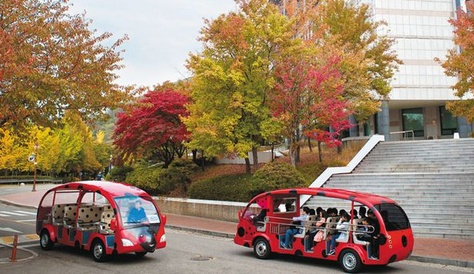
#> input picture lab01/input/samples/bus.jpg, 474 x 274 px, shrunk from 616 x 356 before the run
$ python lab01_numpy.py
#> lines starting #> are read from the running program, lines starting #| are printed output that depends on the picture; after the words box and inside, x2 and y2 are one past the last pixel; in counts of white or black regions, pixels touching at a corner belong together
### lab01/src/lab01_utils.py
import os
import csv
import math
import logging
from typing import List, Tuple, Dict, Optional

import cv2
import numpy as np
import matplotlib
matplotlib.use("Agg")  # Non-interactive backend for saving figures
import matplotlib.pyplot as plt


# -----------------------------
# Logging
# -----------------------------
_LOGGER: Optional[logging.Logger] = None


def get_logger() -> logging.Logger:
    global _LOGGER
    if _LOGGER is not None:
        return _LOGGER

    logger = logging.getLogger("lab01")
    logger.setLevel(logging.INFO)
    # Avoid duplicate handlers in interactive runs
    if not logger.handlers:
        log_path = os.path.abspath(os.path.join(os.path.dirname(__file__), "..", "run.log"))
        os.makedirs(os.path.dirname(log_path), exist_ok=True)

        formatter = logging.Formatter(
            fmt="%(asctime)s [%(levelname)s] %(message)s",
            datefmt="%Y-%m-%d %H:%M:%S",
        )

        sh = logging.StreamHandler()
        sh.setLevel(logging.INFO)
        sh.setFormatter(formatter)
        logger.addHandler(sh)

        fh = logging.FileHandler(log_path)
        fh.setLevel(logging.INFO)
        fh.setFormatter(formatter)
        logger.addHandler(fh)

    _LOGGER = logger
    return logger


def log_io(logger: logging.Logger, title: str, img_in: Optional[np.ndarray], img_out: Optional[np.ndarray], extra: Dict[str, object]) -> None:
    parts: List[str] = [f"{title}"]
    if img_in is not None:
        parts.append(f"in_shape={tuple(img_in.shape)} in_dtype={img_in.dtype}")
    if img_out is not None:
        parts.append(f"out_shape={tuple(img_out.shape)} out_dtype={img_out.dtype}")
    for k, v in extra.items():
        parts.append(f"{k}={v}")
    logger.info(" | ".join(parts))


# -----------------------------
# I/O helpers
# -----------------------------
def read_image_bgr(path: str) -> np.ndarray:
    logger = get_logger()
    img = cv2.imread(path, cv2.IMREAD_UNCHANGED)
    if img is None:
        raise FileNotFoundError(f"이미지를 읽을 수 없습니다: {path}")
    log_io(logger, "read_image", None, img, {"path": os.path.abspath(path)})
    return img


def save_image(path: str, img: np.ndarray) -> None:
    logger = get_logger()
    os.makedirs(os.path.dirname(path), exist_ok=True)
    ok = cv2.imwrite(path, img)
    if not ok:
        raise IOError(f"이미지를 저장할 수 없습니다: {path}")
    log_io(logger, "save_image", img, None, {"path": os.path.abspath(path)})


def ensure_color_bgr(img: np.ndarray) -> np.ndarray:
    # Avoid cv2.cvtColor to keep Part B free of OpenCV processing fns
    if img.ndim == 2:
        return np.repeat(img[..., None], 3, axis=2)
    return img


def stack_side_by_side(images: List[np.ndarray]) -> np.ndarray:
    if not images:
        raise ValueError("이미지 리스트가 비어 있습니다")
    normed: List[np.ndarray] = []
    for im in images:
        if im.ndim == 2:
            im = cv2.cvtColor(im, cv2.COLOR_GRAY2BGR)
        normed.append(im)
    # Height alignment by padding if necessary
    heights = [im.shape[0] for im in normed]
    max_h = max(heights)
    padded: List[np.ndarray] = []
    for im in normed:
        if im.shape[0] == max_h:
            padded.append(im)
        else:
            pad = np.zeros((max_h - im.shape[0], im.shape[1], 3), dtype=im.dtype)
            padded.append(np.vstack([im, pad]))
    return np.hstack(padded)


# -----------------------------
# Metrics
# -----------------------------
# [34 lines left out: functions compute_mse, compute_psnr, diff_image, write_csv, not called in this run]


# -----------------------------
# Plot helpers
# -----------------------------
def save_histogram_plot_gray(hist: np.ndarray, out_path: str, title: str) -> None:
    fig = plt.figure(figsize=(6, 4))
    plt.plot(hist, color="k")
    plt.xlim([0, 255])
    plt.title(title)
    plt.xlabel("Intensity")
    plt.ylabel("Count")
    plt.tight_layout()
    os.makedirs(os.path.dirname(out_path), exist_ok=True)
    fig.savefig(out_path, dpi=150)
    plt.close(fig)


def save_histogram_plot_bgr(h_b: np.ndarray, h_g: np.ndarray, h_r: np.ndarray, out_path: str, title: str) -> None:
    fig = plt.figure(figsize=(6, 4))
    plt.plot(h_b, color="b", label="B")
    plt.plot(h_g, color="g", label="G")
    plt.plot(h_r, color="r", label="R")
    plt.legend(loc="upper right")
    plt.xlim([0, 255])
    plt.title(title)
    plt.xlabel("Intensity")
    plt.ylabel("Count")
    plt.tight_layout()
    os.makedirs(os.path.dirname(out_path), exist_ok=True)
    fig.savefig(out_path, dpi=150)
    plt.close(fig)


# -----------------------------
# Dataset helpers
# -----------------------------
def list_input_images(base_dir: str) -> List[str]:
    paths: List[str] = []
    for sub in ["samples", "personal"]:
        dir_path = os.path.join(base_dir, sub)
        if not os.path.isdir(dir_path):
            continue
        for name in sorted(os.listdir(dir_path)):
            if name.lower().endswith((".png", ".jpg", ".jpeg", ".bmp", ".tif", ".tiff")):
                paths.append(os.path.join(dir_path, name))
#> pass 2 of the loop in list_input_images, `for sub in ["samples", "personal"]:`:
    return paths


def make_output_path(base_out_dir: str, stem: str, suffix: str) -> str:
    filename = f"{stem}__{suffix}.png"
    return os.path.join(base_out_dir, filename)


def get_stem(path: str) -> str:
    name = os.path.basename(path)
    stem, _ = os.path.splitext(name)
    return stem

### lab01/src/lab01_numpy.py
import os
from typing import Tuple, List

import numpy as np

from lab01_utils import (
    get_logger,
    log_io,
    read_image_bgr,
    save_image,
    ensure_color_bgr,
    stack_side_by_side,
    save_histogram_plot_gray,
    save_histogram_plot_bgr,
    list_input_images,
    get_stem,
)


# -----------------------------
# Part B — NumPy-only implementations (no OpenCV processing fns)
# Allowed: cv2.imread/cv2.imwrite in utils only for I/O
# -----------------------------
def numpy_grayscale(img_bgr: np.ndarray) -> np.ndarray:
    logger = get_logger()
    b = img_bgr[:, :, 0].astype(np.float32)
    g = img_bgr[:, :, 1].astype(np.float32)
    r = img_bgr[:, :, 2].astype(np.float32)
    gray = 0.114 * b + 0.587 * g + 0.299 * r
    gray = np.clip(np.round(gray), 0, 255).astype(np.uint8)
    log_io(logger, "numpy_grayscale", img_bgr, gray, {})
    return gray


def numpy_threshold(gray: np.ndarray, threshold_value: int) -> np.ndarray:
    logger = get_logger()
    out = np.where(gray >= threshold_value, 255, 0).astype(np.uint8)
    log_io(logger, "numpy_threshold", gray, out, {"t": threshold_value})
    return out


# [4 lines left out: function _create_grid, not called in this run]


def numpy_resize_nearest(img: np.ndarray, fx: float, fy: float) -> np.ndarray:
    logger = get_logger()
    in_h, in_w = img.shape[:2]
    out_h = max(1, int(round(in_h * fy)))
    out_w = max(1, int(round(in_w * fx)))

    x_out = np.arange(out_w)
    y_out = np.arange(out_h)
    x_grid, y_grid = np.meshgrid(x_out, y_out)

    # inverse mapping
    x_src = np.clip(np.round(x_grid / fx), 0, in_w - 1).astype(np.int64)
    y_src = np.clip(np.round(y_grid / fy), 0, in_h - 1).astype(np.int64)

    if img.ndim == 2:
        out = img[y_src, x_src]
    else:
        out = img[y_src, x_src, :]
    out = out.astype(img.dtype)
    log_io(logger, "numpy_resize_nearest", img, out, {"fx": fx, "fy": fy})
    return out


def numpy_resize_bilinear(img: np.ndarray, fx: float, fy: float) -> np.ndarray:
    logger = get_logger()
    in_h, in_w = img.shape[:2]
    out_h = max(1, int(round(in_h * fy)))
    out_w = max(1, int(round(in_w * fx)))

    x_out = np.arange(out_w)
    y_out = np.arange(out_h)
    x_grid, y_grid = np.meshgrid(x_out, y_out)

    x_src = (x_grid + 0.5) / fx - 0.5
    y_src = (y_grid + 0.5) / fy - 0.5

    x0 = np.floor(x_src).astype(np.int64)
    x1 = x0 + 1
    y0 = np.floor(y_src).astype(np.int64)
    y1 = y0 + 1

    x0 = np.clip(x0, 0, in_w - 1)
    x1 = np.clip(x1, 0, in_w - 1)
    y0 = np.clip(y0, 0, in_h - 1)
    y1 = np.clip(y1, 0, in_h - 1)

    wx = (x_src - x0).astype(np.float32)
    wy = (y_src - y0).astype(np.float32)

    def gather(im: np.ndarray, yy: np.ndarray, xx: np.ndarray) -> np.ndarray:
        if im.ndim == 2:
            return im[yy, xx]
        return im[yy, xx, :]

    Ia = gather(img, y0, x0)
    Ib = gather(img, y0, x1)
    Ic = gather(img, y1, x0)
    Id = gather(img, y1, x1)

    wa = (1 - wx) * (1 - wy)
    wb = wx * (1 - wy)
    wc = (1 - wx) * wy
    wd = wx * wy

    if img.ndim == 2:
        out = wa * Ia + wb * Ib + wc * Ic + wd * Id
    else:
        wa = wa[..., None]
        wb = wb[..., None]
        wc = wc[..., None]
        wd = wd[..., None]
        out = wa * Ia.astype(np.float32) + wb * Ib.astype(np.float32) + wc * Ic.astype(np.float32) + wd * Id.astype(np.float32)

    out = np.clip(np.round(out), 0, 255).astype(img.dtype)
    log_io(logger, "numpy_resize_bilinear", img, out, {"fx": fx, "fy": fy})
    return out


def numpy_flip(img: np.ndarray, axis: int) -> np.ndarray:
    logger = get_logger()
    if axis == 0:
        out = img[::-1, ...]
    elif axis == 1:
        out = img[:, ::-1, ...]
    elif axis == -1:
        out = img[::-1, ::-1, ...]
    else:
        raise ValueError("axis must be 0, 1, or -1")
    log_io(logger, "numpy_flip", img, out, {"axis": axis})
    return out


def numpy_rotate_multiples(img: np.ndarray, deg: int) -> np.ndarray:
    logger = get_logger()
    d = deg % 360
    if d == 0:
        out = img.copy()
    elif d == 90:
        out = np.flipud(np.transpose(img, (1, 0, 2)) if img.ndim == 3 else img.T)
    elif d == 180:
        out = img[::-1, ::-1, ...]
    elif d == 270:
        out = np.transpose(np.flipud(img), (1, 0, 2)) if img.ndim == 3 else np.flipud(img).T
    else:
        raise ValueError("deg must be multiple of 90")
    log_io(logger, "numpy_rotate_multiples", img, out, {"deg": deg})
    return out


def _rotation_matrix(cx: float, cy: float, deg: float) -> np.ndarray:
    a = np.deg2rad(deg)
    cos_a = np.cos(a)
    sin_a = np.sin(a)
    M = np.array([[cos_a, -sin_a, (1 - cos_a) * cx + sin_a * cy],
                  [sin_a,  cos_a, (1 - cos_a) * cy - sin_a * cx]], dtype=np.float32)
    return M


def _rotation_bounds(w: int, h: int, angle_deg: float) -> Tuple[int, int, float, float]:
    angle = np.deg2rad(angle_deg)
    cos_a = abs(np.cos(angle))
    sin_a = abs(np.sin(angle))
    new_w = int(np.ceil(w * cos_a + h * sin_a))
    new_h = int(np.ceil(w * sin_a + h * cos_a))
    tx = (new_w - w) / 2.0
    ty = (new_h - h) / 2.0
    return new_w, new_h, tx, ty


def _warp_affine_numpy(img: np.ndarray, M: np.ndarray, out_w: int, out_h: int, method: str = "nearest") -> np.ndarray:
    # inverse mapping: for each dst (x, y) find src (u, v)
    y_out = np.arange(out_h)
    x_out = np.arange(out_w)
    x_grid, y_grid = np.meshgrid(x_out, y_out)
    ones = np.ones_like(x_grid, dtype=np.float32)
    dst = np.stack([x_grid.astype(np.float32), y_grid.astype(np.float32), ones], axis=-1)  # (H, W, 3)
    Minv = np.zeros((3, 3), dtype=np.float32)
    Minv[:2, :] = M
    Minv[2, 2] = 1.0
    Minv = np.linalg.inv(Minv)
    src = dst @ Minv.T  # (H, W, 3)
    u = src[..., 0]
    v = src[..., 1]

    in_h, in_w = img.shape[:2]
    if method == "nearest":
        xs = np.clip(np.round(u), 0, in_w - 1).astype(np.int64)
        ys = np.clip(np.round(v), 0, in_h - 1).astype(np.int64)
        if img.ndim == 2:
            out = img[ys, xs]
        else:
            out = img[ys, xs, :]
        return out.astype(img.dtype)

    # bilinear
    x0 = np.floor(u).astype(np.int64)
    x1 = x0 + 1
    y0 = np.floor(v).astype(np.int64)
    y1 = y0 + 1
    x0 = np.clip(x0, 0, in_w - 1)
    x1 = np.clip(x1, 0, in_w - 1)
    y0 = np.clip(y0, 0, in_h - 1)
    y1 = np.clip(y1, 0, in_h - 1)
    wx = (u - x0).astype(np.float32)
    wy = (v - y0).astype(np.float32)

    def gather(im: np.ndarray, yy: np.ndarray, xx: np.ndarray) -> np.ndarray:
        if im.ndim == 2:
            return im[yy, xx]
        return im[yy, xx, :]

    Ia = gather(img, y0, x0).astype(np.float32)
    Ib = gather(img, y0, x1).astype(np.float32)
    Ic = gather(img, y1, x0).astype(np.float32)
    Id = gather(img, y1, x1).astype(np.float32)

    wa = (1 - wx) * (1 - wy)
    wb = wx * (1 - wy)
    wc = (1 - wx) * wy
    wd = wx * wy

    if img.ndim == 2:
        out = wa * Ia + wb * Ib + wc * Ic + wd * Id
    else:
        wa = wa[..., None]
        wb = wb[..., None]
        wc = wc[..., None]
        wd = wd[..., None]
        out = wa * Ia + wb * Ib + wc * Ic + wd * Id
    out = np.clip(np.round(out), 0, 255).astype(img.dtype)
    return out


def numpy_rotate(img: np.ndarray, angle_deg: float, expand: bool = False, method: str = "nearest") -> np.ndarray:
    logger = get_logger()
    h, w = img.shape[:2]
    cx, cy = w / 2.0, h / 2.0
    M = _rotation_matrix(cx, cy, angle_deg)  # forward mapping matrix
    if not expand:
        out = _warp_affine_numpy(img, M, w, h, method=method)
        log_io(logger, "numpy_rotate_fixed", img, out, {"deg": angle_deg, "expand": expand, "method": method})
        return out
    new_w, new_h, tx, ty = _rotation_bounds(w, h, angle_deg)
    # translate to center of expanded canvas
    M2 = M.copy()
    M2[0, 2] += tx
    M2[1, 2] += ty
    out = _warp_affine_numpy(img, M2, new_w, new_h, method=method)
    log_io(logger, "numpy_rotate_expand", img, out, {"deg": angle_deg, "expand": expand, "method": method})
    return out


def numpy_hist_gray(gray: np.ndarray) -> np.ndarray:
    logger = get_logger()
    hist = np.bincount(gray.flatten(), minlength=256).astype(np.int64)
    log_io(logger, "numpy_hist_gray", gray, None, {})
    return hist


def numpy_hist_bgr(img_bgr: np.ndarray) -> Tuple[np.ndarray, np.ndarray, np.ndarray]:
    logger = get_logger()
    b = img_bgr[:, :, 0]
    g = img_bgr[:, :, 1]
    r = img_bgr[:, :, 2]
    hb = np.bincount(b.flatten(), minlength=256).astype(np.int64)
    hg = np.bincount(g.flatten(), minlength=256).astype(np.int64)
    hr = np.bincount(r.flatten(), minlength=256).astype(np.int64)
    log_io(logger, "numpy_hist_bgr", img_bgr, None, {})
    return hb, hg, hr


def run_part_b(input_dir: str, out_partB: str, out_figures: str) -> None:
    logger = get_logger()
    img_paths = list_input_images(input_dir)
    logger.info(f"Part B(NumPy) 처리 대상 이미지: {len(img_paths)}장")
    for path in img_paths:
        stem = get_stem(path)
        img = read_image_bgr(path)
#> in read_image_bgr, img is the input picture: shape (274, 474, 3); mean B, G, R 103.9, 126.6, 150.9
#> the loop in log_io, `for k, v in extra.items():` made 1 pass
#> k on pass 1: 'path'
#> after the loop in log_io, `for k, v in extra.items():`: parts = 3 items

        # Grayscale
        gray = numpy_grayscale(img)
#> in numpy_grayscale, `gray = 0.114 * b + 0.587 * g + 0.299 * r`:
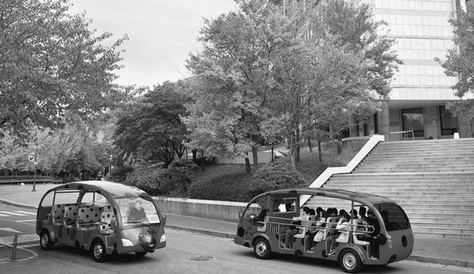
#> gray: shape (274, 474) float32; min 0, max 255, mean 131.3
        save_image(os.path.join(out_partB, f"{stem}__gray_np.png"), gray)
        side = stack_side_by_side([img, ensure_color_bgr(gray)])
#> in stack_side_by_side, `normed: List[np.ndarray] = []`: normed = []
#> the loop in stack_side_by_side, `for im in images:` made 2 passes
#> after the loop in stack_side_by_side, `for im in images:`: normed = 2 items
#> in stack_side_by_side, `heights = [im.shape[0] for im in normed]`: heights = [274, 274]
#> in stack_side_by_side, `max_h = max(heights)`: max_h = 274
#> the loop in stack_side_by_side, `for im in normed:` made 2 passes
#> after the loop in stack_side_by_side, `for im in normed:`: padded = 2 items
#> in stack_side_by_side, `return np.hstack(padded)`:
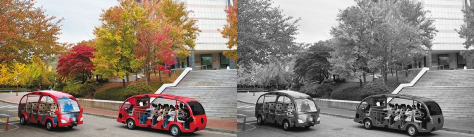
#> returned value: shape (274, 948, 3) (shown at 1/2 size); mean of channels 0, 1, 2 117.6, 128.9, 141.1; drawn as B, G, R
        save_image(os.path.join(out_partB, f"{stem}__gray_side_np.png"), side)

        # Thresholds
        for t in [64, 128, 200]:
            bin_img = numpy_threshold(gray, t)
            save_image(os.path.join(out_partB, f"{stem}__th_{t}_np.png"), bin_img)
#> this loop made 3 passes
#> pass 1, in numpy_threshold, `out = np.where(gray >= threshold_value, 255, 0).astype(np.uint8)`:
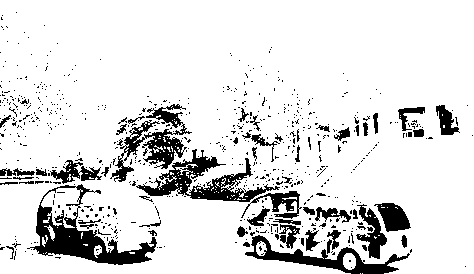
#> out: shape (274, 474); 87% white; 679 black regions (618 under 20 px), largest, box (x1, y1, x2, y2) and area: (27, 184, 157, 265) 3058, (136, 149, 280, 202) 2336, (110, 104, 192, 182) 1870

        # Resize integer scales and arbitrary
        for fx, fy in [(2.0, 2.0), (3.0, 3.0), (1.5, 1.5), (0.75, 0.75)]:
            rn = numpy_resize_nearest(img, fx, fy)
            rb = numpy_resize_bilinear(img, fx, fy)
            save_image(os.path.join(out_partB, f"{stem}__resize_{fx}x{fy}_nearest_np.png"), rn)
            save_image(os.path.join(out_partB, f"{stem}__resize_{fx}x{fy}_bilinear_np.png"), rb)
#> this loop made 4 passes
#> pass 1, in numpy_resize_nearest, `y_src = np.clip(np.round(y_grid / fy), 0, in_h - 1).astype(np.int64)`:
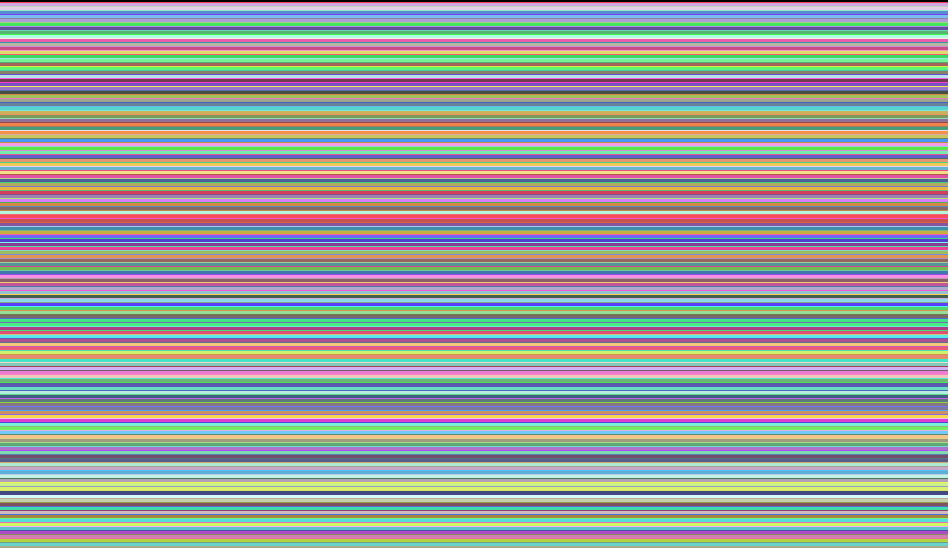
#> y_src: shape (548, 948) int64; 274 distinct labels, from 0 to 273; one colour per label, 0 black

        # Flip
        for axis in [0, 1, -1]:
            f = numpy_flip(img, axis)
            save_image(os.path.join(out_partB, f"{stem}__flip_{axis}_np.png"), f)

        # Rotations
        for d in [90, 180, 270]:
            rr = numpy_rotate_multiples(img, d)
            save_image(os.path.join(out_partB, f"{stem}__rot{d}_np.png"), rr)
        for deg in [33.0, -30.0]:
            rf_n = numpy_rotate(img, deg, expand=False, method="nearest")
            re_n = numpy_rotate(img, deg, expand=True, method="nearest")
            rf_b = numpy_rotate(img, deg, expand=False, method="bilinear")
            re_b = numpy_rotate(img, deg, expand=True, method="bilinear")
            save_image(os.path.join(out_partB, f"{stem}__rot{int(deg)}_fixed_nearest_np.png"), rf_n)
            save_image(os.path.join(out_partB, f"{stem}__rot{int(deg)}_expand_nearest_np.png"), re_n)
            save_image(os.path.join(out_partB, f"{stem}__rot{int(deg)}_fixed_bilinear_np.png"), rf_b)
            save_image(os.path.join(out_partB, f"{stem}__rot{int(deg)}_expand_bilinear_np.png"), re_b)
#> this loop made 2 passes
#> pass 1, in _warp_affine_numpy, `x_grid, y_grid = np.meshgrid(x_out, y_out)`:
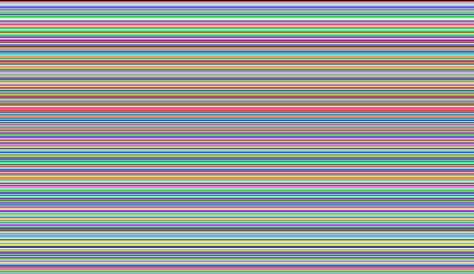
#> y_grid: shape (274, 474) int64; 274 distinct labels, from 0 to 273; one colour per label, 0 black
#> pass 1, in _warp_affine_numpy, `dst = np.stack([x_grid.astype(np.float32), y_grid.astype(np.float32), ..`:
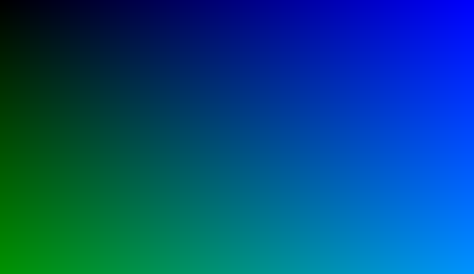
#> dst: shape (274, 474, 3) float32; mean of channels 0, 1, 2 236.3, 136.5, 1; drawn with min black and max white

        # Histograms
        h_gray = numpy_hist_gray(numpy_grayscale(img))
#> in numpy_hist_gray, `hist = np.bincount(gray.flatten(), minlength=256).astype(np.int64)`: hist = 256 values, max 1688 at index 235, min 3 at index 0, mean 507.3
#> h_gray has the same summary as hist in numpy_hist_gray
        save_histogram_plot_gray(h_gray, os.path.join(out_figures, f"{stem}__hist_gray_np.png"), f"Histogram Gray (NumPy) - {stem}")
        hb, hg, hr = numpy_hist_bgr(img)
#> in numpy_hist_bgr, `hb = np.bincount(b.flatten(), minlength=256).astype(np.int64)`: hb = 256 values, max 1870 at index 242, min 31 at index 254, mean 507.3
#> in numpy_hist_bgr, `hg = np.bincount(g.flatten(), minlength=256).astype(np.int64)`: hg = 256 values, max 1717 at index 236, min 28 at index 254, mean 507.3
#> in numpy_hist_bgr, `hr = np.bincount(r.flatten(), minlength=256).astype(np.int64)`: hr = 256 values, max 1269 at index 231, min 3 at index 1, mean 507.3
        save_histogram_plot_bgr(hb, hg, hr, os.path.join(out_figures, f"{stem}__hist_bgr_np.png"), f"Histogram BGR (NumPy) - {stem}")
#> in save_histogram_plot_bgr, `fig.savefig(out_path, dpi=150)`:
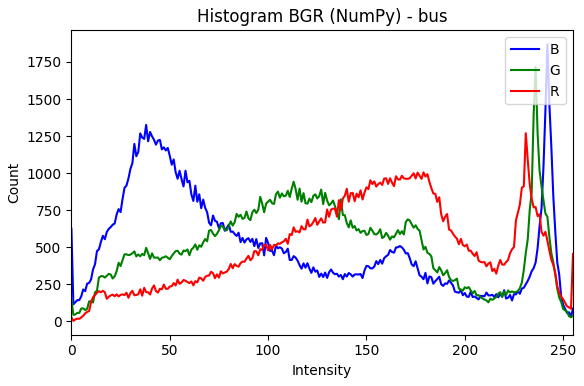
#> figure drawn by matplotlib, 1 panel; curve peaks at x = 242, y = 1870; curve peaks at x = 236, y = 1717; curve peaks at x = 231, y = 1269
#> pass 2 of the loop in run_part_b, `for path in img_paths:`:
#> stem = 'soccer'
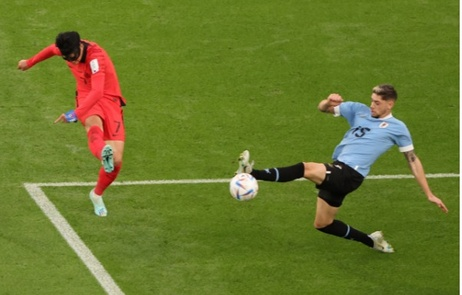
#> input picture lab01/input/samples/soccer.jpg, 462 x 295 px, shrunk from 601 x 384 before the run
#> in read_image_bgr, img is the input picture: shape (295, 462, 3); mean B, G, R 44.5, 119.7, 105.3
#> in numpy_grayscale (call 3), `gray = 0.114 * b + 0.587 * g + 0.299 * r`:
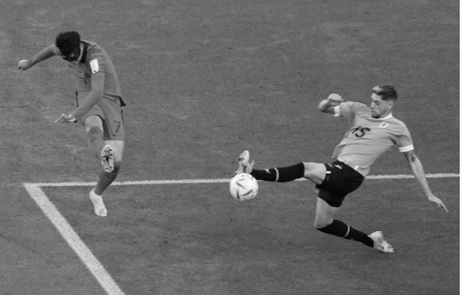
#> gray: shape (295, 462) float32; min 2.37, max 254.5, mean 106.8
#> the loop in stack_side_by_side (call 2), `for im in images:` made 2 passes
#> the loop in stack_side_by_side (call 2), `for im in normed:` made 2 passes
#> the loop in run_part_b, `for d in [90, 180, 270]:` made 3 passes
#> pass 1, in numpy_rotate_multiples (call 4), `out = np.flipud(np.transpose(img, (1, 0, 2)) if img.ndim == 3 else img..`:
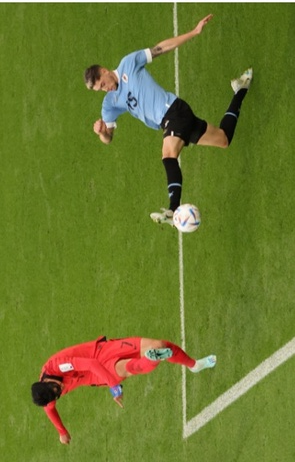
#> out: shape (462, 295, 3); mean B, G, R 44.5, 119.7, 105.3
#> the loop in run_part_b, `for deg in [33.0, -30.0]:` made 2 passes
#> h_gray = 256 values, max 4598 at index 105, min 0 at index 0, mean 532.4
#> in run_part_b, `hb, hg, hr = numpy_hist_bgr(img)`: hb = 256 values, max 6133 at index 29, min 11 at index 245, mean 532.4; hg = 256 values, max 4501 at index 122, min 4 at index 2, mean 532.4; hr = 256 values, max 4342 at index 98, min 6 at index 0, mean 532.4


if __name__ == "__main__":
    base = os.path.abspath(os.path.join(os.path.dirname(__file__), ".."))
    input_dir = os.path.join(base, "input")
    out_partB = os.path.join(base, "output", "partB_numpy")
    out_figures = os.path.join(base, "output", "figures")
    os.makedirs(out_partB, exist_ok=True)
    os.makedirs(out_figures, exist_ok=True)
    run_part_b(input_dir, out_partB, out_figures)
